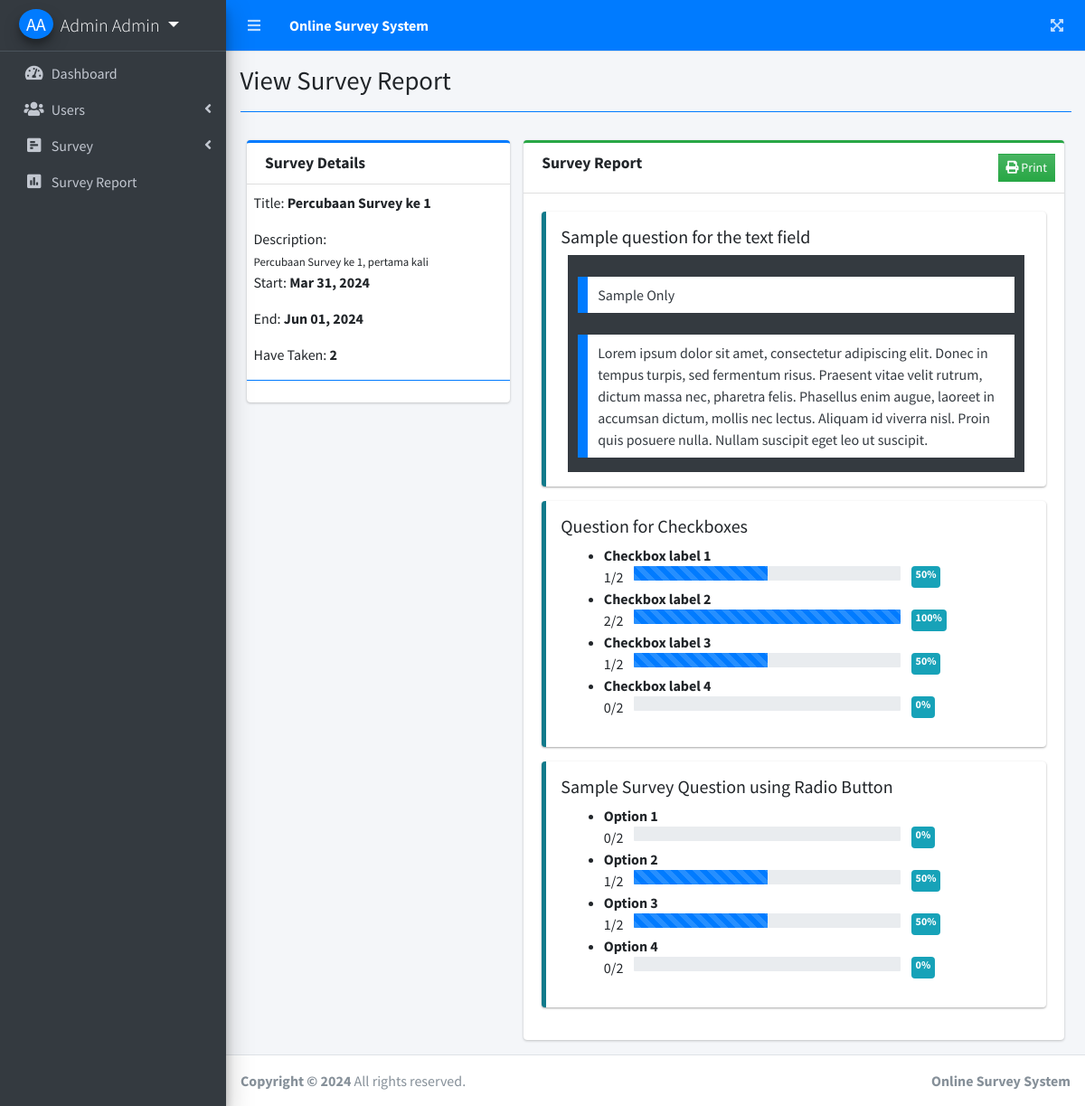
Page /index.php?page=view_survey_report&id=1 (signed in) on the committed database.
### tables this page shows
CREATE TABLE `questions` (
  `id` int NOT NULL AUTO_INCREMENT,
  `question` text NOT NULL,
  `frm_option` text NOT NULL,
  `type` varchar(50) NOT NULL,
  `order_by` int NOT NULL DEFAULT '1',
  `survey_id` int NOT NULL,
  `date_created` datetime NOT NULL DEFAULT CURRENT_TIMESTAMP,
  PRIMARY KEY (`id`)
);

### view_survey_report.php (the view, shortened to what this page needs)
<?php include 'db_connect.php' ?>
<?php
$qry = $conn->query("SELECT * FROM survey_set where id = ".$_GET['id'])->fetch_array();
foreach($qry as $k => $v){
	if($k == 'title')
		$k = 'stitle';
}
$taken = $conn->query("SELECT distinct(user_id) from answers where survey_id ={$id}")->num_rows;
$answers = $conn->query("SELECT a.*,q.type from answers a inner join questions q on q.id = a.question_id where a.survey_id ={$id}");
$ans = array();
while($row=$answers->fetch_assoc()){
	if($row['type'] == 'radio_opt'){
		$ans[$row['question_id']][$row['answer']][] = 1;
	}
	if($row['type'] == 'check_opt'){
		foreach(explode(",", str_replace(array("[","]"), '', $row['answer'])) as $v){
		$ans[$row['question_id']][$v][] = 1;
		}
	}
	if($row['type'] == 'textfield_s'){
		$ans[$row['question_id']][] = $row['answer'];
	}
}
?>
<div class="col-lg-12">
	<div class="row">
		<div class="col-md-4">
			<div class="card card-outline card-primary">
				<div class="card-header">
					<h3 class="card-title"><b>Survey Details</b></h3>
				</div>
				<div class="card-body p-0 py-2">
					<div class="container-fluid">
						<p>Title: <b><?php echo $stitle ?></b></p>
						<p class="mb-0">Description:</p>
						<small><?php echo $description; ?></small>
						<p>Start: <b><?php echo date("M d, Y",strtotime($start_date)) ?></b></p>
						<p>End: <b><?php echo date("M d, Y",strtotime($end_date)) ?></b></p>
						<p>Have Taken: <b><?php echo number_format($taken) ?></b></p>
					</div>
					<hr class="border-primary">
				</div>
			</div>
		</div>
		<div class="col-md-8">
			<div class="card card-outline card-success">
				<div class="card-header">
					<h3 class="card-title"><b>Survey Report</b></h3>
					<div class="card-tools">
						<button class="btn btn-flat btn-sm bg-gradient-success" type="button" id="print"><i class="fa fa-print"></i> Print</button>
					</div>
				</div>
				<div class="card-body ui-sortable">
					<?php
					$question = $conn->query("SELECT * FROM questions where survey_id = $id order by abs(order_by) asc,abs(id) asc");
					while($row=$question->fetch_assoc()):
					?>
					<div class="callout callout-info">
						<h5><?php echo $row['question'] ?></h5>
						<div class="col-md-12">
							<?php if($row['type'] != 'textfield_s'):?>
								<ul>
							<?php foreach(json_decode($row['frm_option']) as $k => $v):
								$prog = ((isset($ans[$row['id']][$k]) ? count($ans[$row['id']][$k]) : 0) / $taken) * 100;
								$prog = round($prog,2);
								?>
								<li>
									<div class="d-block w-100">
										<b><?php echo $v ?></b>
									</div>
									<div class="d-flex w-100">
									<span class=""><?php echo isset($ans[$row['id']][$k]) ? count($ans[$row['id']][$k]) : 0 ?>/<?php echo $taken ?></span>
									<div class="mx-1 col-sm-8"">
									<div class="progress w-100" >
					                  <div class="progress-bar bg-primary progress-bar-striped" role="progressbar" aria-valuenow="40" aria-valuemin="0" aria-valuemax="100" style="width: <?php echo $prog ?>%">
					                  </div>
					                </div>
					                </div>
					                <span class="badge badge-info"><?php echo $prog ?>%</span>
									</div>
								</li>
								<?php endforeach; ?>
								</ul>
						<?php else: ?>
							<div class="d-block tfield-area w-100 bg-dark">
								<?php if(isset($ans[$row['id']])): ?>
								<?php foreach($ans[$row['id']] as $val): ?>
								<blockquote class="text-dark"><?php echo $val ?></blockquote>
								<?php endforeach; ?>
								<?php endif; ?>
							</div>
						<?php endif; ?>
						</div>
					</div>
					<?php endwhile; ?>
				</div>
			</div>
		</div>
	</div>
</div>

### view_survey_report.php (style rules this page uses)
.tfield-area { max-height: 30vh; overflow: auto; }

### rows in the picture
questions: question "Sample question for the text field", id "Sample Only", id "Lorem ipsum dolor sit amet, consectetur adipiscing elit. Donec in tempus turpis, sed fermentum risus. Praesent vitae velit rutrum, dictum massa nec, pharetra felis. Phasellus enim augue, laoreet in accumsan dictum, mollis nec lectus. Aliquam id viverra nisl. Proin quis posuere nulla. Nullam suscipit eget leo ut suscipit."
questions: question "Question for Checkboxes", frm_option "Checkbox label 1", id "1", id "50", frm_option "Checkbox label 2", id "2", id "100", frm_option "Checkbox label 3", frm_option "Checkbox label 4", id "0"
questions: question "Sample Survey Question using Radio Button", frm_option "Option 1", id "0", frm_option "Option 2", id "1", id "50", frm_option "Option 3", frm_option "Option 4"

### other values in the picture
$_SESSION['login_firstname'].' '.$_SESSION['login_lastname'] "Admin Admin"
$title "View Survey Report"
$stitle "Percubaan Survey ke 1"
$description "Percubaan Survey ke 1, pertama kali"
date("M d, Y",strtotime($start_date)) "Mar 31, 2024"
date("M d, Y",strtotime($end_date)) "Jun 01, 2024"
$taken "2"
